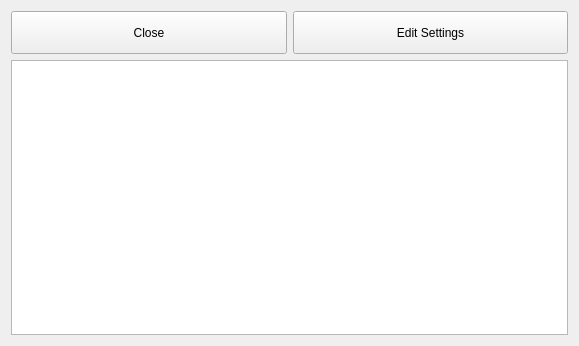
<?xml version="1.0" encoding="UTF-8"?>
<ui version="4.0">
 <class>SettingsHelp</class>
 <widget class="QWidget" name="SettingsHelp">
  <property name="geometry">
   <rect>
    <x>0</x>
    <y>0</y>
    <width>579</width>
    <height>346</height>
   </rect>
  </property>
  <property name="windowTitle">
   <string>Form</string>
  </property>
  <layout class="QGridLayout" name="gridLayout">
   <item row="0" column="0">
    <widget class="QPushButton" name="closeButton">
     <property name="minimumSize">
      <size>
       <width>0</width>
       <height>43</height>
      </size>
     </property>
     <property name="toolTip">
      <string>Close the Tab.</string>
     </property>
     <property name="text">
      <string>Close</string>
     </property>
     <property name="icon">
      <iconset resource="../arado.qrc">
       <normaloff>:/images/back.png</normaloff>:/images/back.png</iconset>
     </property>
     <property name="iconSize">
      <size>
       <width>32</width>
       <height>32</height>
      </size>
     </property>
    </widget>
   </item>
   <item row="0" column="1">
    <widget class="QPushButton" name="editButton">
     <property name="minimumSize">
      <size>
       <width>0</width>
       <height>43</height>
      </size>
     </property>
     <property name="toolTip">
      <string>Open the Settings Editor.</string>
     </property>
     <property name="text">
      <string>Edit Settings</string>
     </property>
     <property name="icon">
      <iconset resource="../arado.qrc">
       <normaloff>:/images/misc.png</normaloff>:/images/misc.png</iconset>
     </property>
     <property name="iconSize">
      <size>
       <width>32</width>
       <height>32</height>
      </size>
     </property>
    </widget>
   </item>
   <item row="1" column="0" colspan="2">
    <widget class="QTextBrowser" name="htmlView">
     <property name="openLinks">
      <bool>false</bool>
     </property>
    </widget>
   </item>
  </layout>
 </widget>
 <resources>
  <include location="../arado.qrc"/>
  <include location="../arado.qrc"/>
 </resources>
 <connections/>
</ui>
